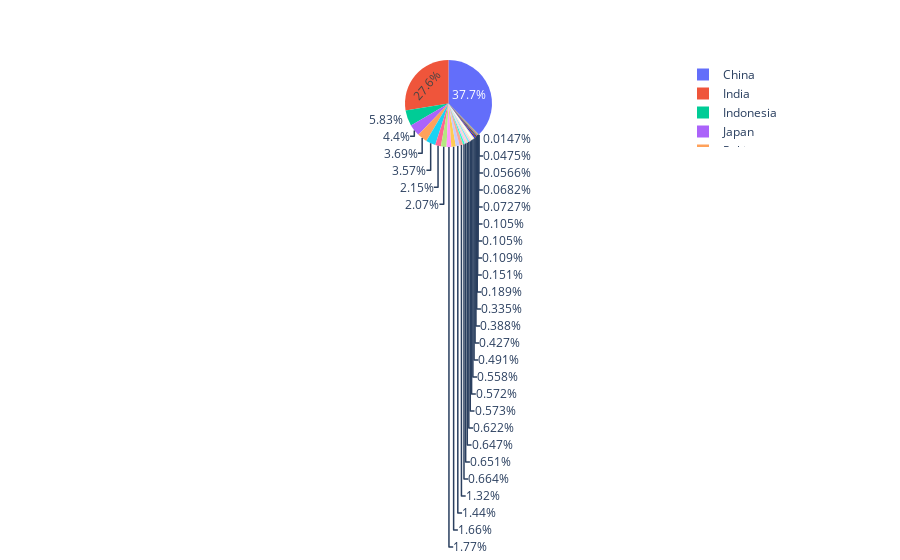

Write notebook code for a chart like this one.
### Code cell
fig = px.pie(gapminder_asia,values='pop',names='country')
fig.show()

### Figure 1 — Plotly figure (JSON) as saved in the notebook; plotly's stock layout.template omitted (floating-point values rounded to 4 significant figures; data arrays with more than 128 entries replaced by an {"elided": "..."} marker saying what was removed)
{"data": [{"domain": {"x": [0, 1], "y": [0, 1]}, "hovertemplate": "country=%{label}<br>pop=%{value}<extra></extra>", "labels": {"elided": "396 str values"}, "legendgroup": "", "name": "", "showlegend": true, "type": "pie", "values": {"elided": "396 int values"}}], "layout": {"legend": {"tracegroupgap": 0}, "margin": {"t": 60}}}
